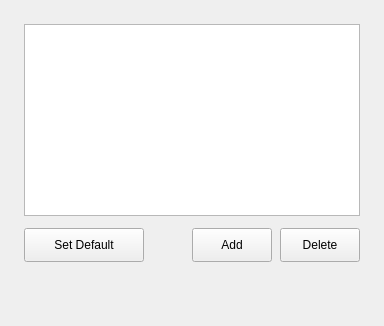
              <widget class="QWidget" name="workspaces_tab">
               <attribute name="title">
                <string>Workspaces</string>
               </attribute>
               <layout class="QVBoxLayout" name="verticalLayout_15">
                <property name="spacing">
                 <number>16</number>
                </property>
                <property name="leftMargin">
                 <number>24</number>
                </property>
                <property name="topMargin">
                 <number>24</number>
                </property>
                <property name="rightMargin">
                 <number>24</number>
                </property>
                <property name="bottomMargin">
                 <number>24</number>
                </property>
                <item>
                 <layout class="QVBoxLayout" name="workspace_layout">
                  <property name="spacing">
                   <number>12</number>
                  </property>
                  <item>
                   <widget class="QListWidget" name="workspaces_list"/>
                  </item>
                  <item>
                   <layout class="QHBoxLayout" name="workspace_button_layout">
                    <property name="spacing">
                     <number>8</number>
                    </property>
                    <item>
                     <widget class="QPushButton" name="set_default_workspace_button">
                      <property name="minimumSize">
                       <size>
                        <width>120</width>
                        <height>34</height>
                       </size>
                      </property>
                      <property name="text">
                       <string>Set Default</string>
                      </property>
                     </widget>
                    </item>
                    <item>
                     <spacer name="workspace_spacer">
                      <property name="orientation">
                       <enum>Qt::Orientation::Horizontal</enum>
                      </property>
                      <property name="sizeHint" stdset="0">
                       <size>
                        <width>40</width>
                        <height>20</height>
                       </size>
                      </property>
                     </spacer>
                    </item>
                    <item>
                     <widget class="QPushButton" name="workspace_add_button">
                      <property name="minimumSize">
                       <size>
                        <width>80</width>
                        <height>34</height>
                       </size>
                      </property>
                      <property name="text">
                       <string>Add</string>
                      </property>
                     </widget>
                    </item>
                    <item>
                     <widget class="QPushButton" name="delete_workspace_button">
                      <property name="minimumSize">
                       <size>
                        <width>80</width>
                        <height>34</height>
                       </size>
                      </property>
                      <property name="text">
                       <string>Delete</string>
                      </property>
                     </widget>
                    </item>
                   </layout>
                  </item>
                 </layout>
                </item>
                <item>
                 <spacer name="workspace_bottom_spacer">
                  <property name="orientation">
                   <enum>Qt::Orientation::Vertical</enum>
                  </property>
                  <property name="sizeHint" stdset="0">
                   <size>
                    <width>20</width>
                    <height>40</height>
                   </size>
                  </property>
                 </spacer>
                </item>
               </layout>
              </widget>
